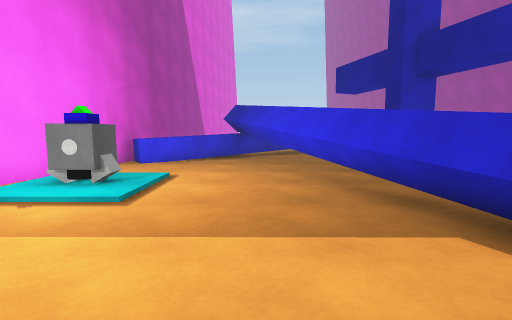
[1] (above)

18 first-person views from a walk through a scene from a Unity 3-D project. The camera is 1.3 m above the floor, tilts 6° down and sees 85° across. The floor is counted in squares, 1 m on a side. Each view is taken from the middle of a square. On the plan, view 1 faces up. The plan holds only what a view shows up to about 13 squares ahead; the rest is blank. The place goes on beyond the plan. Surface patterns are stand-ins for the level's own textures.

[2]
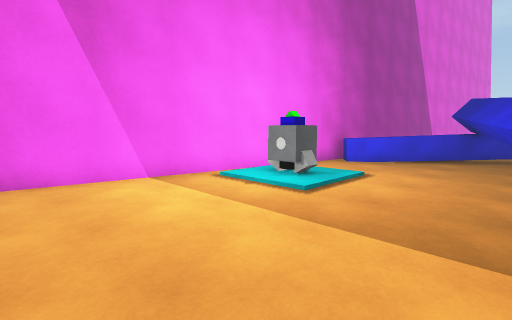

[3]
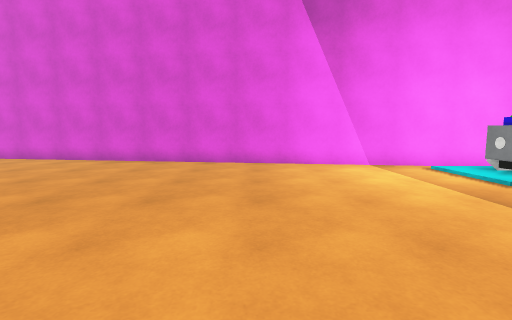

[4]
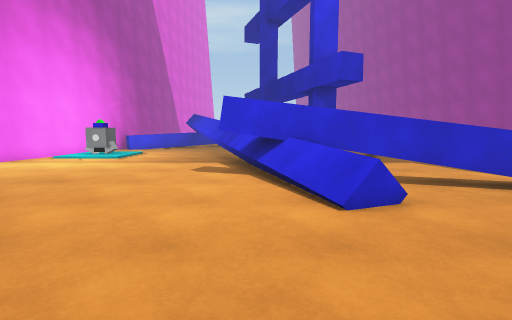

[5]
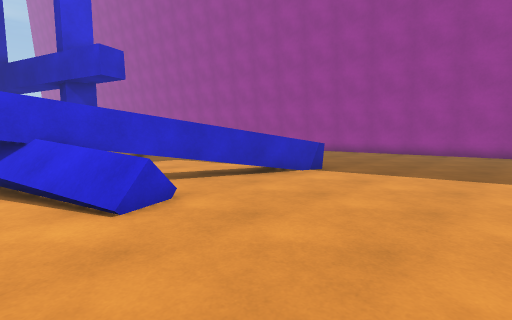

[6]
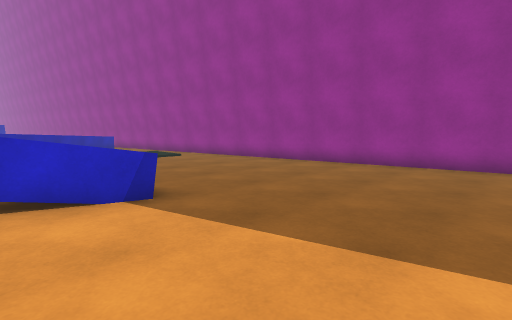

[7]
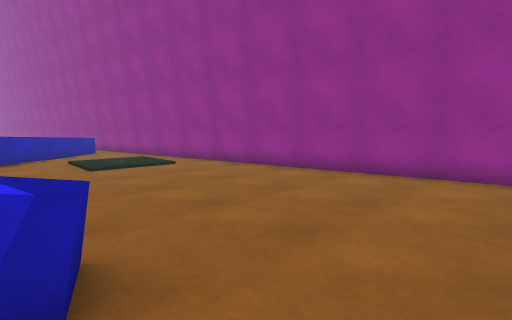

[8]
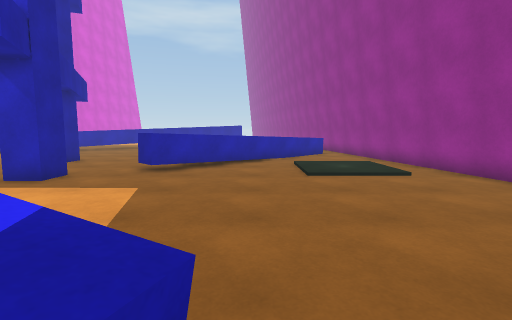

[9]
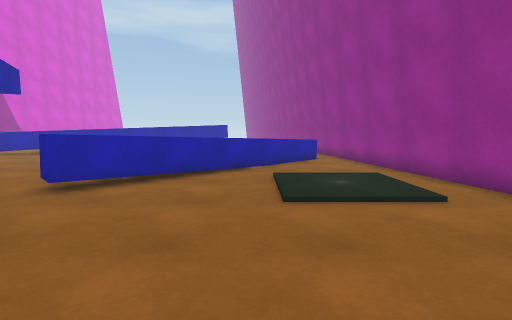

[10]
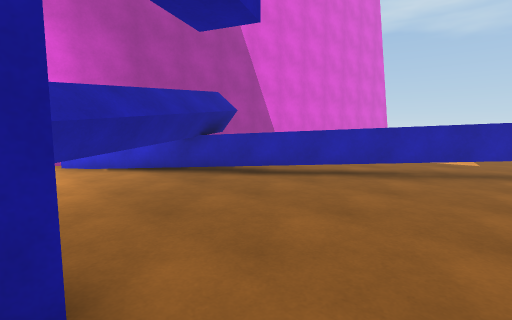

[11]
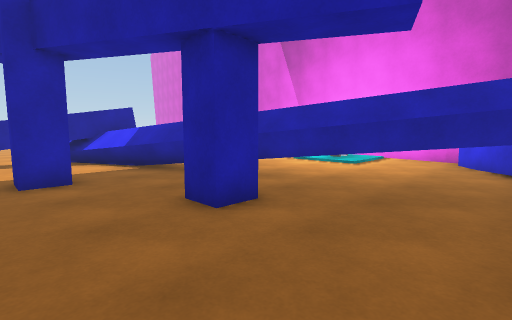

[12]
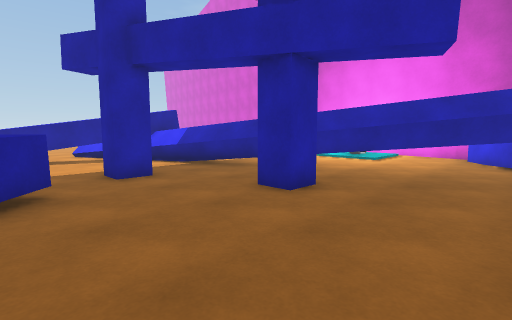

[13]
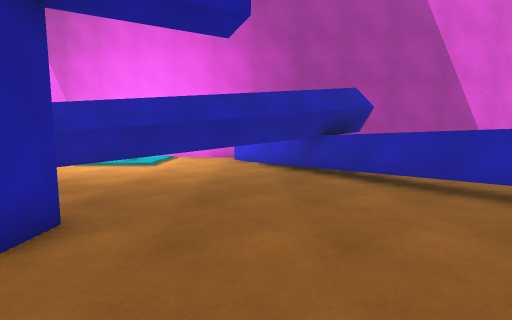

[14]
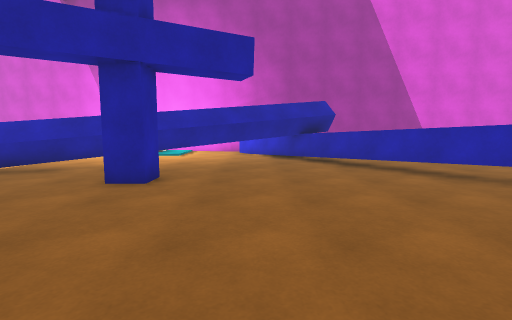

[15]
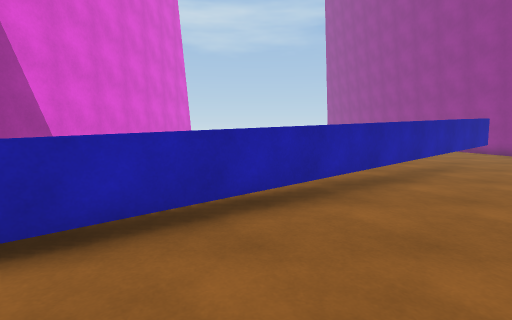

[16]
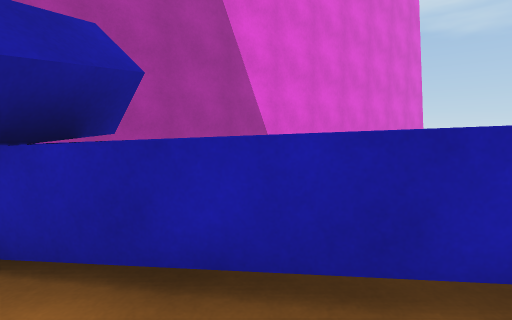

[17]
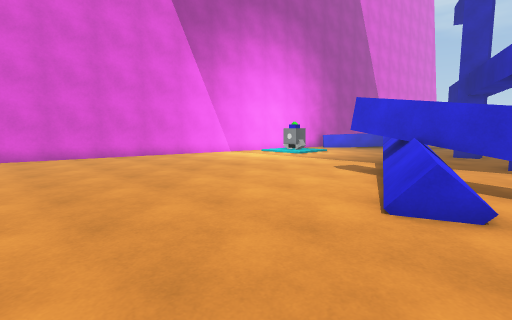

[18]
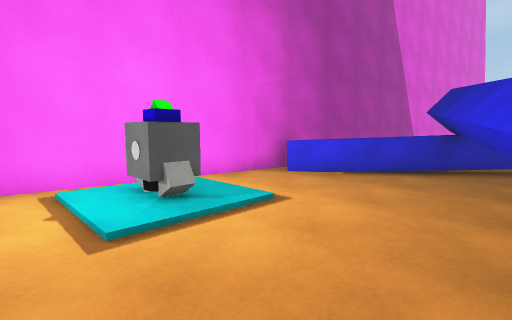

### Floor plan
Key: @ floor where view 1 was taken; # wall or solid block; . floor; = window, fence, low wall or low ledge; ^ raised ledge; T thing the floor can be seen under or through; O other object.
Columns run from 8 left of view 1 to 21 right of it. Each row starts with its distance up from view 1.
 22     #       ..... ##
 21     #     ......###.
 20     #    .....^##...
 19    ##    ....^^^...
 18    #    ....^^....
 17    #    ..^^^....
 16    #   ..^^^.....
 15    #   #^^........
 14    #  ^TT..........
 13    # ^^TT..........     ^=#
 12    #^^.TTT......... .   ^.#
 11   ##=...TT.........   ^^..#
 10   #.....TTT........  ^^...##
  9   #......TT..#..... ^^.....#
  8   #......TT........^^......#
  7   #OO....TT^......^^.......#
  6   #.O.....T^......^........#
  5  ##.......TT...#...........#
  4  #.........T^..............##
  3  #.........T^...............#
  2  #.........=^^..............#
  1  #.........##^..............#
  0  #......@..##TTTT...........#
 -1  #...........=TTT^^^........#
 -2 ##...........=O..^^^^=......##
 -3 #............==.....^.......##
 -4 #............................#
 -5 #............................#
 -6 #............................#
 -7 #............................#
 -8 #............................#

Where each view was taken, in squares from view 1:
view 1: 0 up, 0 right, facing up
view 2: 0 up, 1 right, facing up-left
view 3: 1 down, 4 right, facing left
view 4: 8 down, 4 right, facing up
view 5: 8 down, 4 right, facing up-right
view 6: 8 down, 10 right, facing up-right
view 7: 5 down, 12 right, facing up-right
view 8: 3 down, 13 right, facing up
view 9: 0 up, 14 right, facing up
view 10: 9 up, 7 right, facing up-left
view 11: 13 up, 8 right, facing down-left
view 12: 13 up, 10 right, facing down-left
view 13: 12 up, 8 right, facing left
view 14: 12 up, 12 right, facing left
view 15: 12 up, 3 right, facing up
view 16: 14 up, 3 right, facing up-left
view 17: 8 down, 7 right, facing up-left
view 18: 4 up, 1 right, facing up-left
